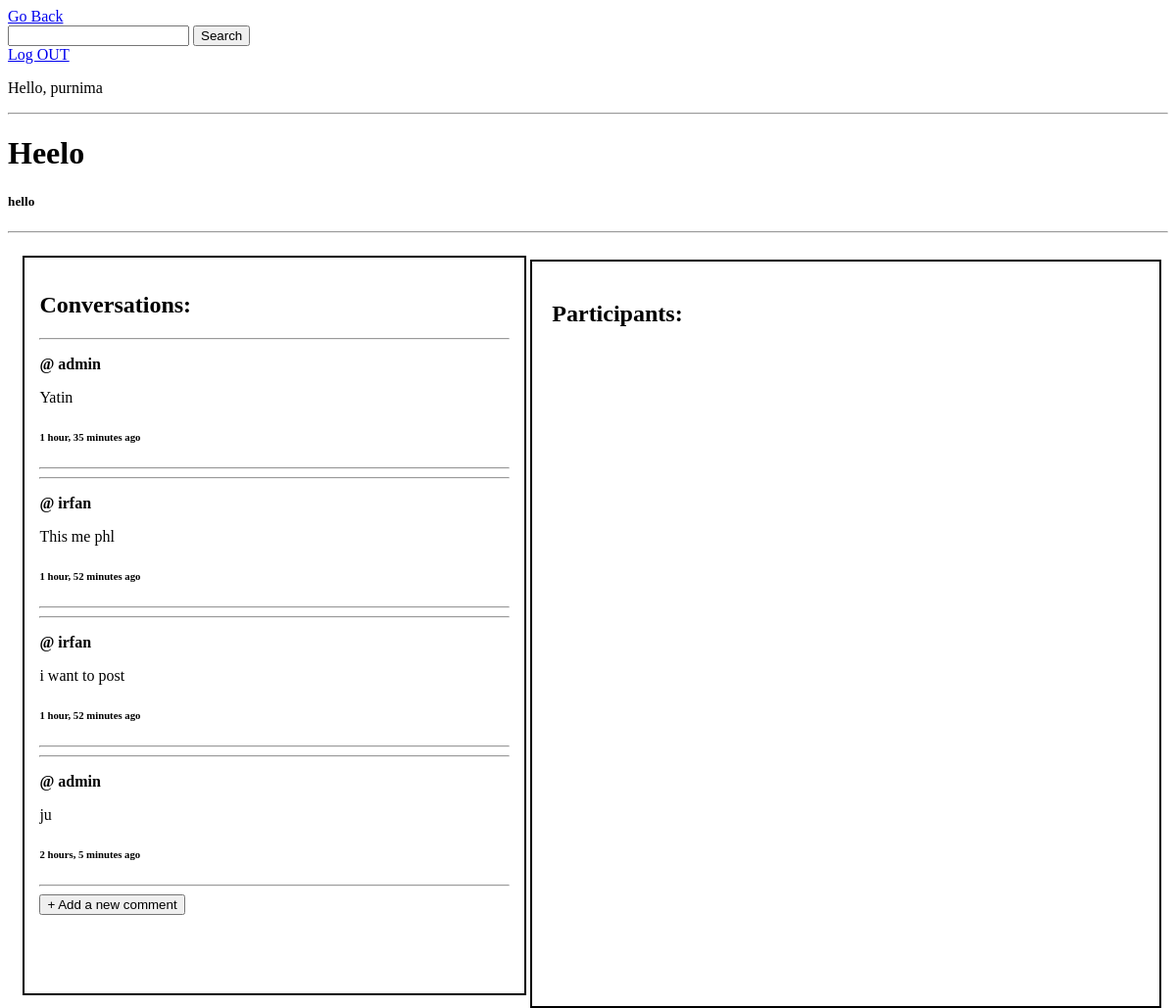
Page /room/16/ (signed in) on the committed database.
### home/models.py (models this page shows, shortened)
class Room(models.Model):
    host=models.ForeignKey(User,on_delete=models.SET_NULL,null=True)
    topic=models.ForeignKey(Topic, on_delete=models.SET_NULL,null=True)
    name=models.CharField(max_length=50)
    desc=models.TextField(null=True,blank=True)
    updated=models.DateTimeField(auto_now=True)
    created=models.DateTimeField(auto_now_add=True)
    class Meta:
        ordering=['-updated','-created']

class Message(models.Model):
    user=models.ForeignKey(User,on_delete=models.CASCADE)
    room=models.ForeignKey(Room, on_delete=models.CASCADE)
    body=models.TextField()
    updated=models.DateTimeField(auto_now=True)
    created=models.DateTimeField(auto_now_add=True)

### home/views.py (the view)
# urls.py: path('room/<str:pk>/', views.room,name="room"),
def room(request,pk):
    room=Room.objects.get(id=pk)
    if request.method=="POST":
        message=request.POST.get('message')
        Message.objects.create(user=request.user,room=room,body=message)
        return redirect('room',pk=room.id)
    messages=room.message_set.all().order_by('-created')
    context={'room':room,'messages':messages}
    return render(request,'home/room.html',context)

### home/templates/home/room.html (shortened to what this page needs)
{% extends 'main.html' %}
{% block content %}
<p><h1>{{room.name}}</h1></p>
<p><h5>{{room.desc}}</h5></p>
<hr>
<div class="room_container">
    <div class="room_messages">
        <h2> Conversations:</h2>
        {% for message in messages  %}
        <div>
            <hr>
            <p><strong> @ {{message.user}} </strong></p>
            <p> {{message.body}} </p>
            <p> <h6> {{message.created|timesince}} ago </h6></p>
            <hr>
        </div>
        {% endfor %}
        <div class="addcomment">
            {% if request.user.is_authenticated %}
            <button id="myBtn"> + Add a new comment </button>
            {% endif %}
        </div>
    </div>
    <div class="room_participants">
            <h2> Participants: </h2>
    </div>
</div>
{% endblock content %}

### templates/navbar.html (shortened to what this page needs)
<div class="nav">
    <div>
    <a href="/" class="back"> Go Back </a>
    </div>
    <div>
    <form class="search" method='GET' action="/">
        <input type="text" class="clickSearch" name="q"/>
        <input class="clickSearch" type="submit" value="Search"/>
    </form>
    </div>
    {% if request.user.is_authenticated %}
    <a href={%url 'logout'%} > Log OUT</a>
    {% else %}
    <a href={%url 'login_regis'%} > Login</a>
    {% endif %}
    {% if request.user.is_authenticated %}
    <p> Hello, {{request.user}} </p>
    {% endif %}
    <hr>

### home/templates/home/room.html (style rules this page uses)
.room_container { display:grid; grid-template-columns: 1fr 1fr; width:92vw; }
.room_participants { border:2px solid black; height:100%; width:50vw; margin:3%; padding:20px; }
.room_messages { border:2px solid black; height:100%; width:40vw; margin:3%; padding:15px; }

### rows in the picture
Room: name "Heelo", desc "hello"
Message: user "admin", body "Yatin", created "1 hour, 35 minutes"
Message: user "irfan", body "This me phl", created "1 hour, 52 minutes"
Message: user "irfan", body "i want to post", created "1 hour, 52 minutes"
Message: user "admin", body "ju", created "2 hours, 5 minutes"

### other values in the picture
{{ request.user }} "purnima"
